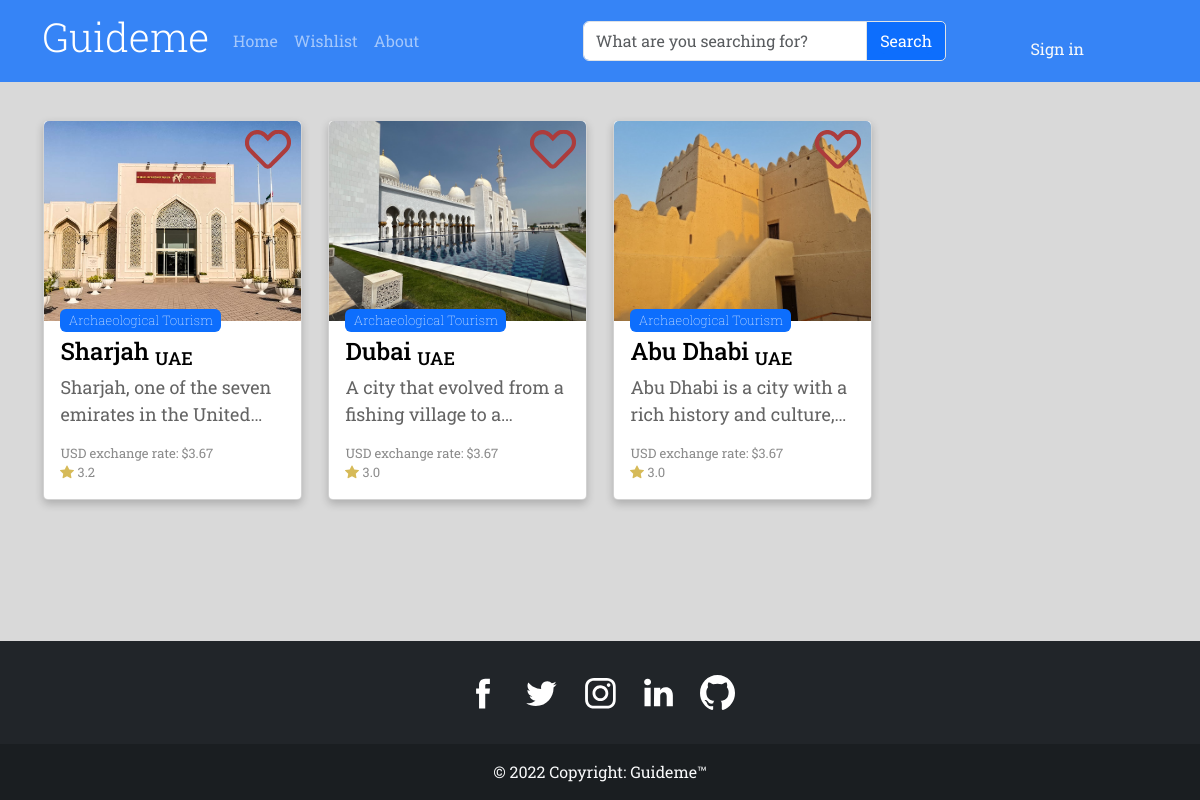
The page /categories/Archaeological on the database as committed earlier.
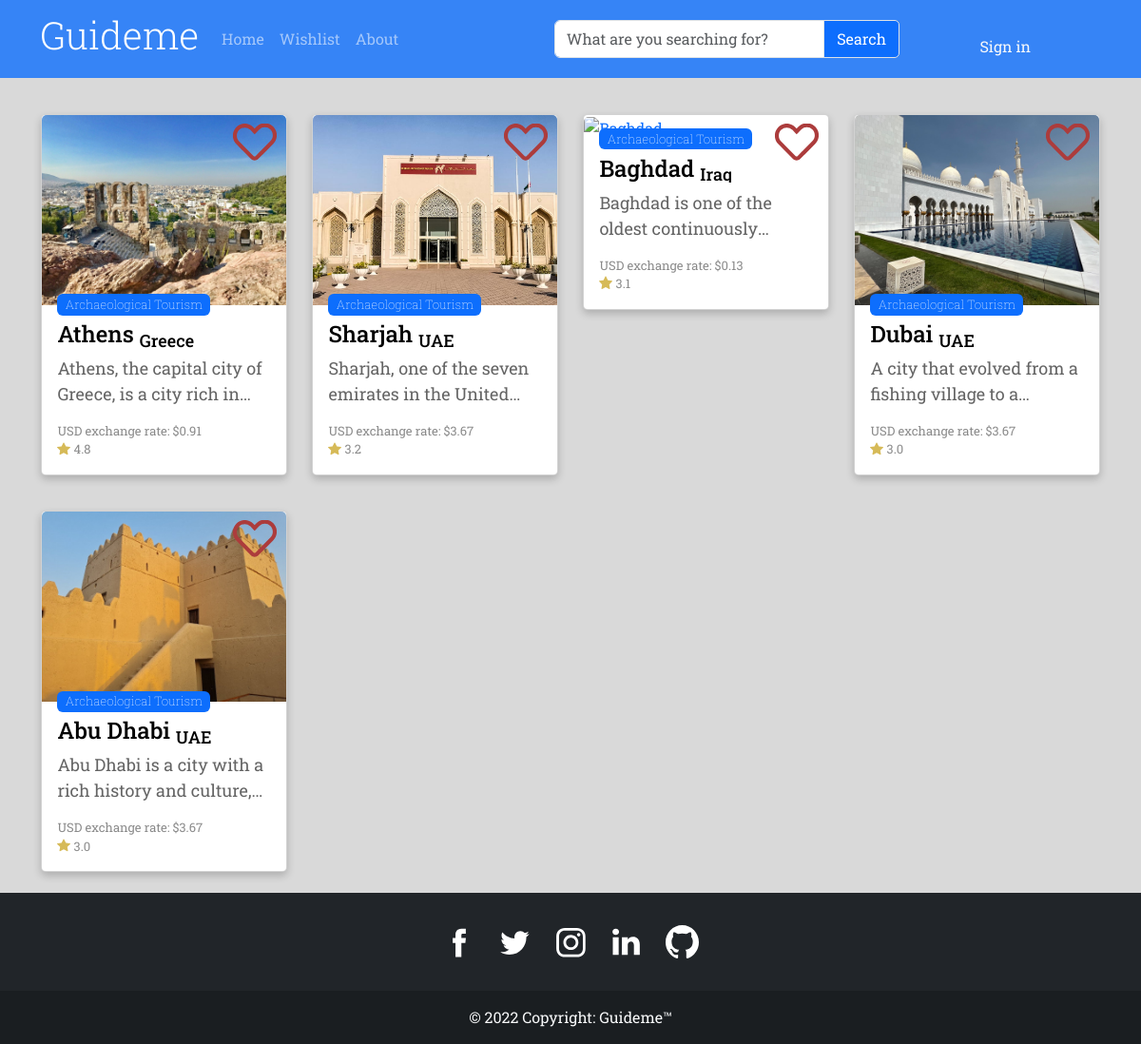
The same page on the database as committed later.
### pages/models.py (models this page shows, shortened)
class City(models.Model):
    name = models.CharField(max_length=25, verbose_name= 'City Name')
    country = models.ForeignKey(Country, on_delete=models.CASCADE, null= True, to_field='name', db_constraint=False)
    caption = models.TextField(null = True, blank = False, verbose_name='Caption', validators=[validate_min_length,validate_max_length], help_text='Caption length must be between 40 and 2000 characters')
    image = models.ImageField(upload_to='images/%y/%m/%d', default='images/default/defaultImage.jpg', verbose_name='Image')
    exchangeRate = models.DecimalField(max_digits=6,decimal_places=2, verbose_name='Exchage Rate',help_text='The value of the local currency against one USD')
    rating = models.DecimalField(max_digits=2,decimal_places=1, verbose_name='Rating' ,max_length=5, help_text='Must be from 0 to 5')
    activeState = models.BooleanField(default=True, verbose_name='Active State')
    inWishlist = models.ManyToManyField(User, related_name='inWishList', blank=True)
    category = models.ForeignKey(Category, to_field='type', db_constraint=False, on_delete= models.CASCADE, null=True)
    mapSrc = models.TextField(verbose_name='Map Source', blank= True)
    activities = models.ManyToManyField(Activity, blank= True)
    restaurants = models.ManyToManyField(Restaurants, blank=True)
    hotels = models.ManyToManyField(Hotels, blank=True)
    class Meta:
        verbose_name = 'City'
        verbose_name_plural = 'Cities'
        ordering = ['-rating']

class Category(models.Model):
    type = models.CharField(max_length= 22, null=True, blank=True, unique=True)
    class Meta:
        verbose_name = 'Category'
        verbose_name_plural = 'Categories'
    def __str__(self):
        return self.type

class Country(models.Model):
    name = models.CharField(max_length=16, verbose_name='Country Name', unique= True)
    description = models.TextField(null = True, blank = False, verbose_name='Description', validators=[validate_min_length,validate_max_length], help_text='Description length must be between 40 and 2000 characters')
    image = models.ImageField(upload_to='images/%y/%m/%d', default='images/default/defaultImage.jpg', verbose_name='Photo')
    activeState = models.BooleanField(default=True, verbose_name='Active State')
    class Meta:
        verbose_name = 'Country'
        verbose_name_plural = 'Countries'
        ordering = ['name']
    def __str__(self):
        return self.name

### pages/views.py (the view)
# urls.py: path('categories/<str:category>', views.categories, name='categories'),
def categories(request, category):
    cities = City.objects.filter(category=category)
    return render(request, 'pages/categories.html', {'cities': cities})

### templates/pages/categories.html
{% extends 'base.html' %}
{% load static%}
{% block content %}
<div class="safe-area container">
    <div class="row">
        {% for city in cities %}
        <div class="column col-md-2 col-sm-2">
            <div class="card text-light mt-3 p-0" id="{{city.name}}">
                <a href="countries/{{city.country}}/{{city.id}}">
                    <img src="{{city.image.url}}" alt="{{city.name}}" class="card-img-top">
                    <div class="card-body">
                        <div class="badge-container">
                            <div class="badge">{{city.category}} Tourism</div>
                        </div>
                        <h4 class="card-title">{{city.name}} <sub>{{city.country}}</sub></h4>
                        <p class="card-text">{{city.caption}}</p>
                        <p id="exchange-text">USD exchange rate: ${{city.exchangeRate}}</p>
                        <p id="rating-text"><img src="{% static 'img/Icons/star-filled.svg' %}" id="star-icon"
                                class="d-inline">
                            {{city.rating}}</p>
                    </div>
                </a>
                {% if user.is_authenticated %}
                {% if city in user.wishlist.cities.all %}
                <form action="{% url 'wishlist_add_remove' city.id %}" method="POST" target="wishlist-iframe">
                    {% csrf_token %}
                    <button type="submit" id="favorite-btn" class="wishlist-btn"><img class="{{city.name}}F-icon"
                            src="{% static 'img/Icons/Favorite-filled.svg' %}"></b>
                </form>
                {% else %}
                <form action="{% url 'wishlist_add_remove' city.id %}" method="POST">
                    {% csrf_token %}
                    <button type="submit" id="favorite-btn" class="wishlist-btn"><img class="{{city.name}}F-icon"
                            src="{% static 'img/Icons/Favorite-outlined.svg' %}"></button>
                </form>
                {% endif %}
                {% else %}
                <a href="{% url 'signin' %}" id="favorite-btn" class="wishlist-btn"><img class="{{city.name}}F-icon"
                        src="{% static 'img/Icons/Favorite-outlined.svg' %}"></a>
                {% endif %}
            </div>
        </div>
        {% endfor %}
    </div>
</div>
{% endblock content %}

### templates/base.html (shortened to what this page needs)
{% load static %}
<!DOCTYPE html>
<html lang="en">
<head>
    <link href="{% static 'css\owl.theme.default.min.css' %}" rel="stylesheet">
    <link href="{% static 'css\owl.carousel.min.css' %}" rel="stylesheet">
    <link href="{% static 'css\bootstrap.min.css' %}" rel="stylesheet">
    <link href="{% static 'css\style.css' %}" rel="stylesheet">
</head>
<body>
    {% include 'parts/navbar.html' %}
    {% block content %}
    {% endblock content %}
    {% include 'parts/footer.html' %}
</body>
</html>

### templates/parts/navbar.html (shortened to what this page needs)
{% load static %}
<div class="navbar navbar-expand-xl navbar-dark text-white" id="navbar">
    <div class="container">
        <a href="{% url 'home' %}" class="navbar-brand">
            <h1 class="display-6" id="brand-text">Guideme</h1>
        </a>
        <div class="collapse navbar-collapse" id="navbar-menu">
            <ul class="navbar-nav">
                <li class="nav-item"><a href="{% url 'home' %}" class="nav-link">Home</a></li>
                <li class="nav-item"><a href="{% url 'wishlist' %}" class="nav-link">Wishlist</a></li>
                <li class="nav-item"><a href="{% url 'about' %}" class="nav-link">About</a></li>
                <form class="col-8" action="{% url 'explore' %}" method="get" id="filter-form">
                    <div class="input-group">
                        <input type="text" name="searchbar" id="searchbar" class="form-control"
                            placeholder="What are you searching for?">
                        <span class="input-group-text" id="basic-addon1">
                            <input type="submit" class="btn text-white p-0" value="Search">
                        </span>
                    </div>
                </form><br>
                {% if user.is_authenticated %}
                <div class="nav-link" id="login-link">
                    <li class="nav-item dropdown">
                        <a class="nav-link dropdown-toggle" href="#" id="account-dropdown" role="button"
                            data-bs-toggle="dropdown" aria-haspopup="true" aria-expanded="false">
                            Account
                        </a>
                        <div class="dropdown-menu dropdown-menu-end" aria-labelledby="account-dropdown">
                            <a class="dropdown-item" href="{% url 'profile' %}">Profile</a>
                            <a class="dropdown-item" href="{% url 'signout' %}">Signout</a>
                        </div>
                    </li>
                </div>
                {% else %}
                <div class="nav-link" id="login-link">
                    <li class="nav-item"><a href="{% url 'signin' %}" class="nav-link text-light">Sign in</a></li>
                </div>
                {% endif %}
            </ul>
        </div>
    </div>
</div>

### templates/parts/footer.html
{% load static %}
    <section id="footer">
        <footer class="text-center text-white bg-dark" id="footer">
            <div class="container pt-4">
                <section class="mb-4">
                    <a class="social-icon" href="https://www.facebook.com/fh5am/"
                        ><img src="{% static 'img/Icons/Facebook.svg' %}"></a>
                    <a class="social-icon" href="#!"
                        ><img src="{% static 'img/Icons/Twitter.svg' %}"></a>
                    <a class="social-icon" href="https://www.instagram.com/fh_5am/"
                        ><img src="{% static 'img/Icons/Instagram.svg' %}"></a>
                    <a class="social-icon" href="https://www.linkedin.com/in/fahad-hayan/"
                        ><img src="{% static 'img/Icons/Linkedin.svg' %}"></a>
                    <a class="social-icon" href="https://github.com/Fahad-Hayan"
                        ><img src="{% static 'img/Icons/Github.svg' %}"></a>
                </section>
            </div>
            <div class="text-center text-light p-3" style="background-color: rgba(0, 0, 0, 0.2);">
                © 2022 Copyright: Guideme™
            </div>
        </footer>
    </section>

### Guideme/static/css/style.css (style rules this page uses)
:root { --canvas-color: #D9D9D9; --primary-color: #0d6efd; --navbar-bg-color:#0d6efdcc; --heading-text-color: #000; --paragraph-text-color: rgb(100, 100, 100); --on-hover-primary-color: #0d6efd99; --shadow-color: #00000033; --black: #000; --white: #fff; --border-radius: 5px; --paragraph-font-size: 18px; }
body { min-height: 100vh; display: flex; flex-direction: column; background-color:var(--canvas-color); font-family: 'Roboto Slab', serif; }
#navbar { position: fixed; top: 0; display: block; width: 100%; transition: top 0.5s; background-color: var(--navbar-bg-color); z-index: 1100; }
#brand-text { color: var(--white); }
#login-link { position: fixed; right: 0; margin-right: 100px; }
#filter-form { position: relative; width: 70%; left: 30%; }
.btn { background-color: var(--primary-color); }
.card { display: flex; margin: 0% 2% 2% 2%; }
.card a:link { text-decoration: none; }
.card-title { color: var(--heading-text-color); overflow: hidden; text-overflow: ellipsis; display: -webkit-box; -webkit-line-clamp: 1; -webkit-box-orient: vertical; }
#favorite-btn { position:absolute; left: auto; top: 0; right: 0; bottom: auto; margin: auto; background-color: transparent; border: none; transform: scale(70%,70%); }
.badge-container { position: absolute; }
.badge { position: relative; top: -30px; width: fit-content; text-align: center; font-size:small; font-weight: 100; background-color: var(--primary-color); }
#star-icon { width: 14px; }
#rating-text,#exchange-text { opacity: .75; margin: 0%; font-size: small; overflow: hidden; text-overflow: ellipsis; display: -webkit-box; -webkit-line-clamp: 1; -webkit-box-orient: vertical; }
.card-text { overflow: hidden; text-overflow: ellipsis; display: -webkit-box; -webkit-line-clamp: 2; -webkit-box-orient: vertical; }
.card p { color: var(--paragraph-text-color); font-size: var(--paragraph-font-size); }
.card h4 { color: var(--heading-text-color); }
.card-img-top { height: 25vh; width: 100%; object-fit: cover; border-radius: 5px 5px 0 0; }
.social-icon img { width: 35px; margin: 10px; }
#footer { margin-top: auto; }
#basic-addon1 { border-radius: 0 5px 5px 0; background-color: var(--primary-color); }
.btn, input { border-radius:5 !important; }
.column { float: left; width: 25%; margin-bottom: 16px; padding: 0 8px; }
.column div.card { box-shadow: 0 4px 8px 0 var(--shadow-color); border-radius: var(--border-radius); }
.safe-area { padding-top: 13vh; }

Rows that differ between the two databases and show on the page:
added City: image (picture), category "Archaeological", name "Athens", country "Greece", caption "Athens, the capital city of Greece, is a city rich…", exchangeRate "0.91", rating "4.8"
added City: category "Archaeological", name "Baghdad", country "Iraq", caption "Baghdad is one of the oldest…", exchangeRate "0.13", rating "3.1"
